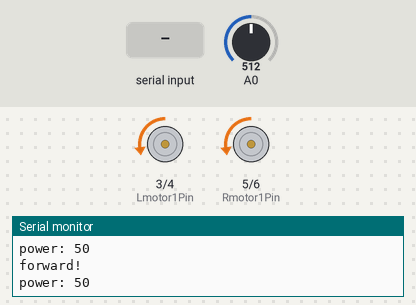
This sketch was run on a simulated Arduino Uno, built with avr-gcc and run on an emulated ATmega328P. On the bench: motor-driver pin pairs drawn as motors (green arrow = first pin HIGH = forward, orange = second pin HIGH = backward, longer = more drive, scaled by the enable pin), the last lines printed to the serial monitor. The inputs (shaded band) are chosen by the test bench; at power-on: A0 = 512.

Above: at 1.2 s.
1.3 s: A0 set to 716
At 2.8 s:
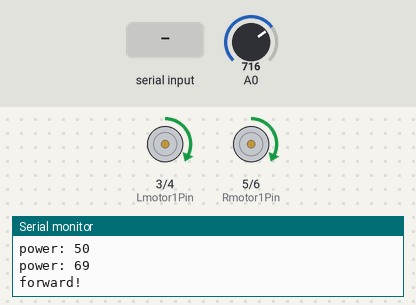
5.4 s: A0 set to 0
9.5 s: byte 30 received over Serial
At 10.6 s:
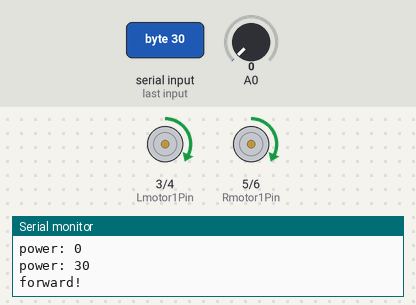
12.5 s: byte 90 received over Serial
At 13.8 s:
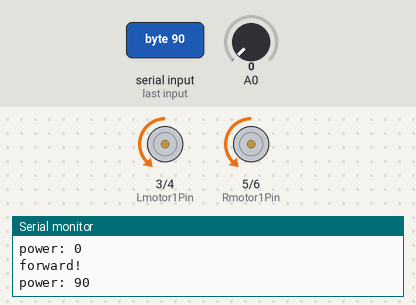
Timing chart, 0 to 15.5 s (numbered marks = the images above; inputs shaded):
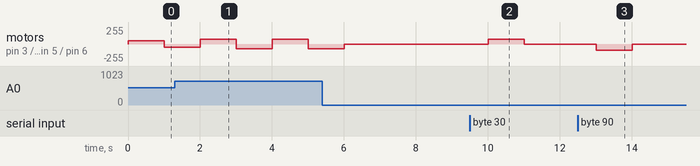

The sketch:

two_motor_lateral_py.ino
```cpp
const int Lmotor1Pin = 3;    // H-bridge leg 1 (pin 2, 1A)
const int Lmotor2Pin = 4;    // H-bridge leg 2 (pin 7, 2A)
const int LenablePin = 9;    // H-bridge left enable pin
const int Rmotor1Pin = 5;    // H-bridge leg 1 (pin 2, 1A)
const int Rmotor2Pin = 6;    // H-bridge leg 2 (pin 7, 2A)
const int RenablePin = 10;    // H-bridge enable pin
const int RATE = 1;
unsigned int power;
int input;
boolean clockwise;

void setup() {

  pinMode(Lmotor1Pin, OUTPUT);
  pinMode(Lmotor2Pin, OUTPUT);
  pinMode(Rmotor1Pin, OUTPUT);
  pinMode(Rmotor2Pin, OUTPUT);

  clockwise = true;
  input = -1;
  power = 0;
  Serial.begin(9600);
//  pinMode(LenablePin, OUTPUT);
//  pinMode(RenablePin, OUTPUT);

  // set enablePin high so that motor can turn on:
//  digitalWrite(enablePin, HIGH);
//  analogWrite(enablePin, 80);
}

void loop() {
  power = map(analogRead(A0), 0, 1024, 0, 100);
  input = Serial.read();
  if(input != -1) {
    power = input;
  }
//  analogWrite(LenablePin, power);
  analogWrite(RenablePin, power);
  analogWrite(LenablePin, power);
  Serial.print("power: "); Serial.println(power);

  if(clockwise) {
    Serial.println("forward!");
    digitalWrite(Lmotor1Pin, HIGH);   // set leg 1 of the H-bridge low
    digitalWrite(Lmotor2Pin, LOW);  // set leg 2 of the H-bridge high
    digitalWrite(Rmotor1Pin, HIGH);   // set leg 1 of the H-bridge low
    digitalWrite(Rmotor2Pin, LOW);  // set leg 2 of the H-bridge high
  } else {
    digitalWrite(Lmotor1Pin, LOW);   // set leg 1 of the H-bridge low
    digitalWrite(Lmotor2Pin, HIGH);  // set leg 2 of the H-bridge high
    digitalWrite(Rmotor1Pin, LOW);   // set leg 1 of the H-bridge low
    digitalWrite(Rmotor2Pin, HIGH);  // set leg 2 of the H-bridge high
  }
  delay(1000);
  clockwise = !clockwise;
}
```

Measured:
- after the input at 9.5 s, motor on pin 3 (Lmotor1Pin) / pin 4 (Lmotor2Pin), motor on pin 5 (Rmotor1Pin) / pin 6 (Rmotor2Pin): stopped → forward 69/255 after 0.50 s, → stopped 1.0 s later
- after the input at 12.5 s, motor on pin 3 (Lmotor1Pin) / pin 4 (Lmotor2Pin), motor on pin 5 (Rmotor1Pin) / pin 6 (Rmotor2Pin): stopped → backward 90/255 after 0.51 s, → stopped 1.0 s later
